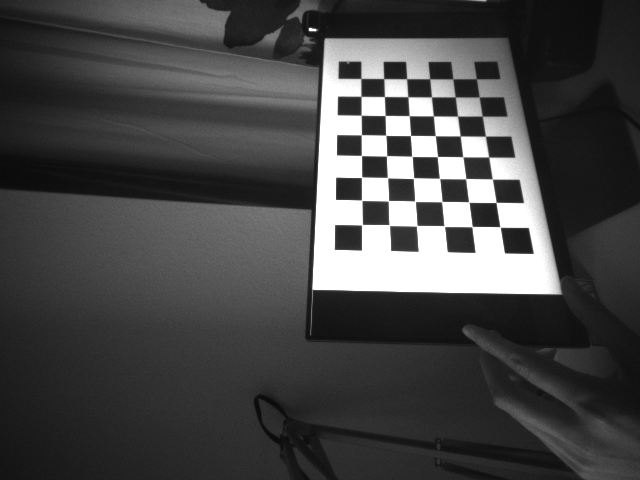
#> input picture Calibration/0.png, 640 x 480 px; its folder holds only this picture in this run
$ python calibrate.py
#> lines starting #> are read from the running program, lines starting #| are printed output that depends on the picture; after the words box and inside, x2 and y2 are one past the last pixel; in counts of white or black regions, pixels touching at a corner belong together; long printed decimals are rounded
# Import required modules
import cv2
import numpy as np
import os
import glob


# Define the dimensions of checkerboard
CHECKERBOARD = (8,6)


# stop the iteration when specified
# accuracy, epsilon, is reached or
# specified number of iterations are completed.
criteria = (cv2.TERM_CRITERIA_EPS +
			cv2.TERM_CRITERIA_MAX_ITER, 30, 0.001)


# Vector for 3D points
threedpoints = []

# Vector for 2D points
twodpoints = []


# 3D points real world coordinates
objectp3d = np.zeros((1, CHECKERBOARD[0]
					* CHECKERBOARD[1],
					3), np.float32)
objectp3d[0, :, :2] = np.mgrid[0:CHECKERBOARD[0],
							0:CHECKERBOARD[1]].T.reshape(-1, 2) * 20
prev_img_shape = None


# Extracting path of individual image stored
# in a given directory. Since no path is
# specified, it will take current directory
# jpg files alone
images = glob.glob('*.png')

for filename in images:
	image = cv2.imread(filename)
#> image is the input picture: shape (480, 640, 3); min 9, max 255, mean 69.7
	#image = cv2.rotate(image, cv2.ROTATE_90_CLOCKWISE)
	grayColor = cv2.cvtColor(image, cv2.COLOR_BGR2GRAY)

	# Find the chess board corners
	# If desired number of corners are
	# found in the image then ret = true
	ret, corners = cv2.findChessboardCorners(
					grayColor, CHECKERBOARD,
					cv2.CALIB_CB_ADAPTIVE_THRESH
					+ cv2.CALIB_CB_FAST_CHECK +
					cv2.CALIB_CB_NORMALIZE_IMAGE)
#> ret = True; corners = 48 rows, first 8: [362.5, 224], [361, 199.6], [362.6, 176.3], [361.1, 155.4], [361.1, 135], [360.9, 115], [361.8, 95.57], [361, 78.56]

	# If desired number of corners can be detected then,
	# refine the pixel coordinates and display
	# them on the images of checker board
	if ret == True:
		threedpoints.append(objectp3d)

		# Refining pixel coordinates
		# for given 2d points.
		corners2 = cv2.cornerSubPix(
			grayColor, corners, (11, 11), (-1, -1), criteria)
#> corners2 = 48 rows, first 8: [362, 224.7], [361.7, 200.3], [361.5, 177.3], [361.4, 155.5], [361.4, 134.7], [361.2, 115.2], [361, 96.34], [360.8, 78.48]

		twodpoints.append(corners2)

		# Draw and display the corners
		image = cv2.drawChessboardCorners(image,
										CHECKERBOARD,
										corners2, ret)
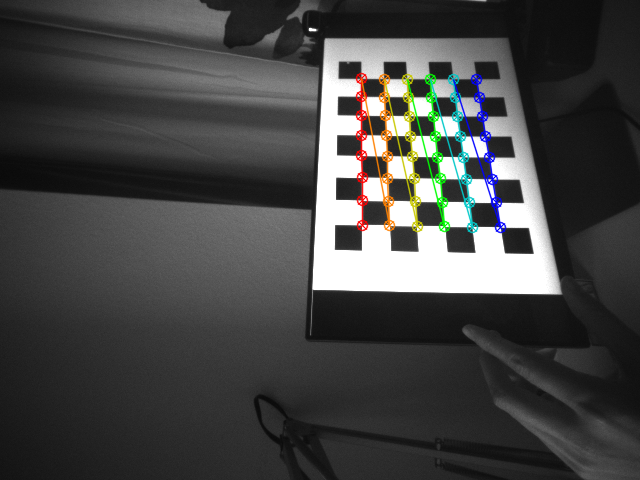
#> image: shape (480, 640, 3); 2.78% of pixels changed, all inside (x1, y1, x2, y2) = (355, 72, 507, 234)

	cv2.imshow('img', image)
	cv2.waitKey(0)

cv2.destroyAllWindows()

h, w = image.shape[:2]
#> h = 480; w = 640


# Perform camera calibration by
# passing the value of above found out 3D points (threedpoints)
# and its corresponding pixel coordinates of the
# detected corners (twodpoints)
ret, matrix, distortion, r_vecs, t_vecs = cv2.calibrateCamera(
	threedpoints, twodpoints, grayColor.shape[::-1], None, None)
#> ret = 0.118; matrix = [[451.3, 0, 322.3], [0, 460.5, 204.6], [0, 0, 1]]; distortion = [[0.0153, 0.00936, -0.00701, -0.00572, 0.576]]; r_vecs = ([-0.419, -0.367, -1.51],); t_vecs = ([29.05, 14.36, 330.2],)


# Displayig required output
print(" Camera matrix:")
print(matrix)
#| [[451.319   0.         322.251]
#|  [  0.         460.452 204.588]
#|  [  0.           0.           1.        ]]

print("\n Distortion coefficient:")
print(distortion)
#| [[ 0.01528  0.009356   -0.007012  -0.005725  0.5758]]

print("\n Rotation Vectors:")
print(r_vecs)
#| (array([[-0.419],
#|        [-0.3667],
#|        [-1.506]]),)

print("\n Translation Vectors:")
print(t_vecs)
#| (array([[ 29.046],
#|        [ 14.361],
#|        [330.221]]),)

$ run again, on Calibration/12.png
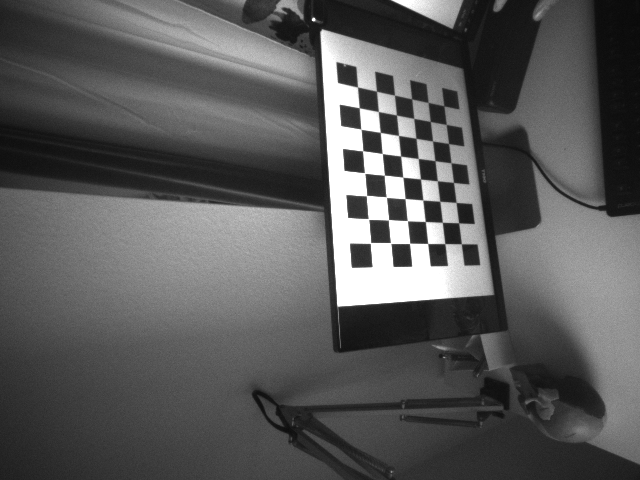
#> input picture Calibration/12.png, 640 x 480 px
#> image is the input picture: shape (480, 640, 3); min 9, max 255, mean 88.9
#> `ret, corners = cv2.findChessboardCorners( grayColor, CHECKERBOARD, cv2..`: ret = True; corners = 48 rows, first 8: [370.4, 243.1], [368.4, 218.8], [366.4, 195.6], [364.5, 172.9], [362.6, 150.6], [360.8, 129.2], [359.3, 107.7], [357.4, 87.06]
#> corners2 = 48 rows, first 8: [370.5, 242.9], [368.5, 219.1], [366.5, 195.5], [364.6, 173], [362.7, 150.7], [360.9, 129.2], [359.2, 107.8], [357.4, 87.12]
#> `image = cv2.drawChessboardCorners(image, CHECKERBOARD, corners2, ret)`:
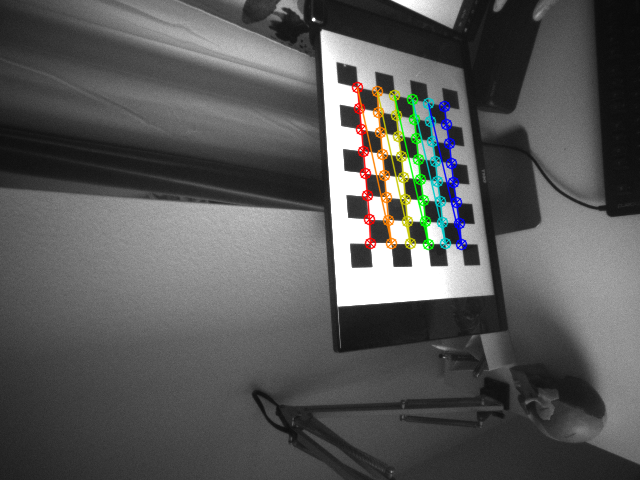
#> image: shape (480, 640, 3); 2.68% of pixels changed, all inside (x1, y1, x2, y2) = (351, 81, 468, 251)
#> `ret, matrix, distortion, r_vecs, t_vecs = cv2.calibrateCamera( threedp..`: ret = 0.111; matrix = [[327.2, 0, 314.4], [0, 330.7, 235.8], [0, 0, 1]]; distortion = [[-0.101, 0.497, -0.00861, -0.00196, -0.631]]; r_vecs = ([0.153, -0.46, -1.56],); t_vecs = ([46.19, 5.79, 268.3],)
#| [[327.159   0.         314.360]
#|  [  0.         330.674 235.787]
#|  [  0.           0.           1.        ]]
#| [[-0.1006  0.4973 -0.008611 -0.00196 -0.6309]]
#| (array([[ 0.1531],
#|        [-0.4601],
#|        [-1.559]]),)
#| (array([[ 46.188],
#|        [  5.792],
#|        [268.251]]),)

$ run again, on Calibration/13.png
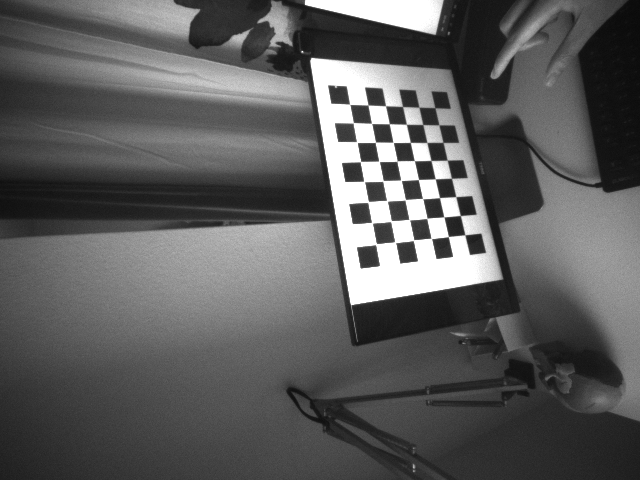
#> input picture Calibration/13.png, 640 x 480 px
#> image is the input picture: shape (480, 640, 3); min 9, max 255, mean 91.7
#> `ret, corners = cv2.findChessboardCorners( grayColor, CHECKERBOARD, cv2..`: ret = True; corners = 48 rows, first 8: [434.8, 107.7], [438.9, 124.9], [442.9, 142.3], [447.2, 160.2], [451.4, 178.2], [455.7, 196.6], [460.3, 215.5], [464.8, 234.8]
#> corners2 = 48 rows, first 8: [434.9, 107.6], [438.8, 125], [443, 142.4], [447.2, 160.3], [451.4, 178.2], [455.8, 196.7], [460.3, 215.5], [464.8, 234.8]
#> `image = cv2.drawChessboardCorners(image, CHECKERBOARD, corners2, ret)`:
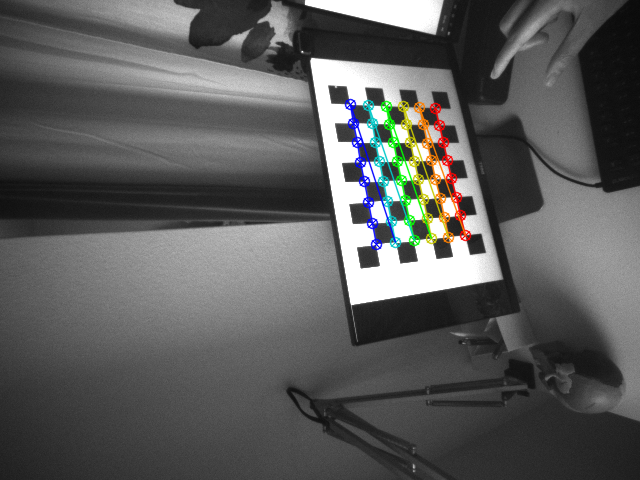
#> image: shape (480, 640, 3); 2.53% of pixels changed, all inside (x1, y1, x2, y2) = (344, 98, 472, 251)
#> `ret, matrix, distortion, r_vecs, t_vecs = cv2.calibrateCamera( threedp..`: ret = 0.125; matrix = [[289.1, 0, 316.5], [0, 294.1, 250.6], [0, 0, 1]]; distortion = [[-0.00868, 0.12, -0.00235, -0.00926, -0.11]]; r_vecs = ([-0.357, -0.0533, 1.43],); t_vecs = ([129.2, -151.7, 313.9],)
#| [[289.120   0.         316.482]
#|  [  0.         294.081   250.618]
#|  [  0.           0.           1.        ]]
#| [[-0.008681  0.1199 -0.002353 -0.009259 -0.1095]]
#| (array([[-0.3567],
#|        [-0.05325],
#|        [ 1.430]]),)
#| (array([[ 129.161],
#|        [-151.665],
#|        [ 313.872]]),)

$ run again, on Calibration/14.png
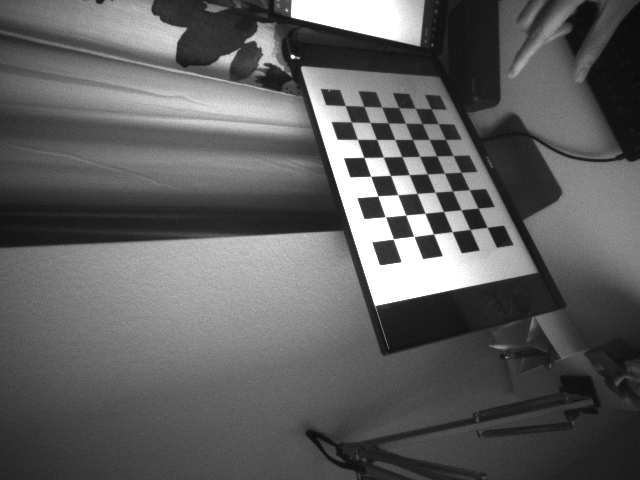
#> input picture Calibration/14.png, 640 x 480 px
#> image is the input picture: shape (480, 640, 3); min 10, max 255, mean 94.6
#> `ret, corners = cv2.findChessboardCorners( grayColor, CHECKERBOARD, cv2..`: ret = True; corners = 48 rows, first 8: [431.1, 108.8], [438.3, 123.8], [445.6, 139.4], [453, 155.4], [461.1, 172.4], [469.4, 189.7], [478.1, 208], [487.2, 227.4]
#> corners2 = 48 rows, first 8: [432.5, 108.7], [437.2, 123.7], [446.4, 139.4], [452.8, 155.5], [461.4, 172.3], [469.3, 189.7], [478.1, 208], [487.2, 227.3]
#> `image = cv2.drawChessboardCorners(image, CHECKERBOARD, corners2, ret)`:
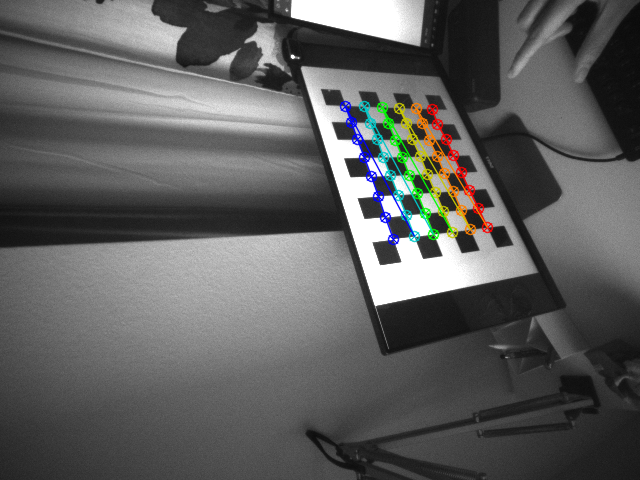
#> image: shape (480, 640, 3); 2.49% of pixels changed, all inside (x1, y1, x2, y2) = (339, 100, 494, 246)
#> `ret, matrix, distortion, r_vecs, t_vecs = cv2.calibrateCamera( threedp..`: ret = 0.28; matrix = [[319, 0, 304.6], [0, 307.8, 245.6], [0, 0, 1]]; distortion = [[-0.00169, -0.139, 0.00612, 0.00826, 0.461]]; r_vecs = ([-0.522, 0.00697, 1.35],); t_vecs = ([130, -147.1, 329.9],)
#| [[319.027   0.         304.590]
#|  [  0.         307.772 245.625]
#|  [  0.           0.           1.        ]]
#| [[-0.001689 -0.1391  0.006119  0.008263  0.4605]]
#| (array([[-0.5216],
#|        [ 0.006965],
#|        [ 1.354]]),)
#| (array([[ 129.973],
#|        [-147.077],
#|        [ 329.863]]),)

$ run again, on Calibration/1.png
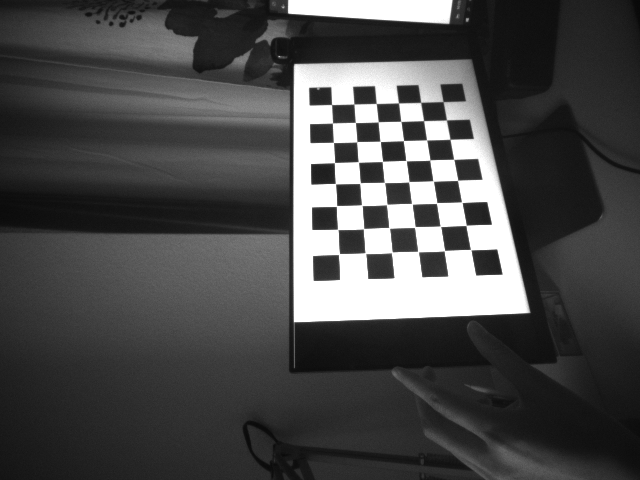
#> input picture Calibration/1.png, 640 x 480 px
#> image is the input picture: shape (480, 640, 3); min 8, max 255, mean 73.6
#> `ret, corners = cv2.findChessboardCorners( grayColor, CHECKERBOARD, cv2..`: ret = True; corners = 48 rows, first 8: [443.1, 101.6], [446.5, 120], [450.7, 138.5], [452.8, 158.5], [457.9, 180], [462.1, 202.9], [466, 225.4], [469.6, 248.9]
#> corners2 = 48 rows, first 8: [443.2, 101.6], [446.4, 120], [450, 139.3], [453.7, 159.4], [457.7, 180.3], [461.8, 202.3], [466.1, 225.3], [470.6, 249.6]
#> `image = cv2.drawChessboardCorners(image, CHECKERBOARD, corners2, ret)`:
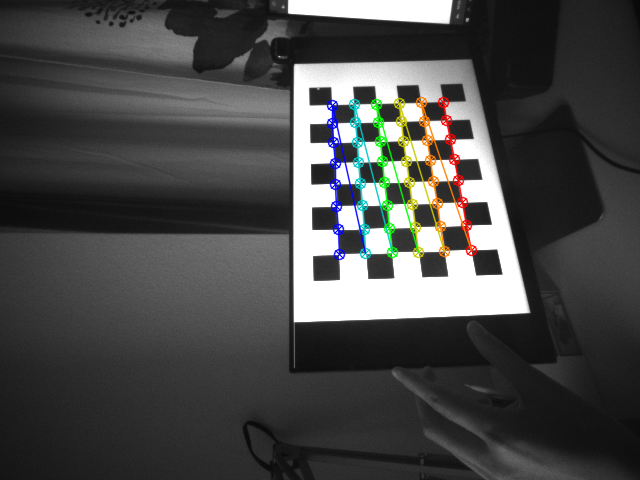
#> image: shape (480, 640, 3); 2.79% of pixels changed, all inside (x1, y1, x2, y2) = (326, 96, 478, 261)
#> `ret, matrix, distortion, r_vecs, t_vecs = cv2.calibrateCamera( threedp..`: ret = 0.105; matrix = [[602.1, 0, 335.6], [0, 724.2, 253.9], [0, 0, 1]]; distortion = [[-0.0116, 0.876, -0.00462, -0.00123, 1.27]]; r_vecs = ([-0.534, 0.49, 1.47],); t_vecs = ([96.31, -113.2, 542.4],)
#| [[602.092    0.         335.582]
#|  [  0.         724.229 253.856]
#|  [  0.           0.           1.        ]]
#| [[-1.16286793e-02  8.76090667e-01 -4.62469673e-03 -1.22571405e-03
#|    1.27012923e+00]]
#| (array([[-0.5345],
#|        [ 0.4903],
#|        [ 1.472]]),)
#| (array([[  96.310],
#|        [-113.172],
#|        [ 542.409]]),)
